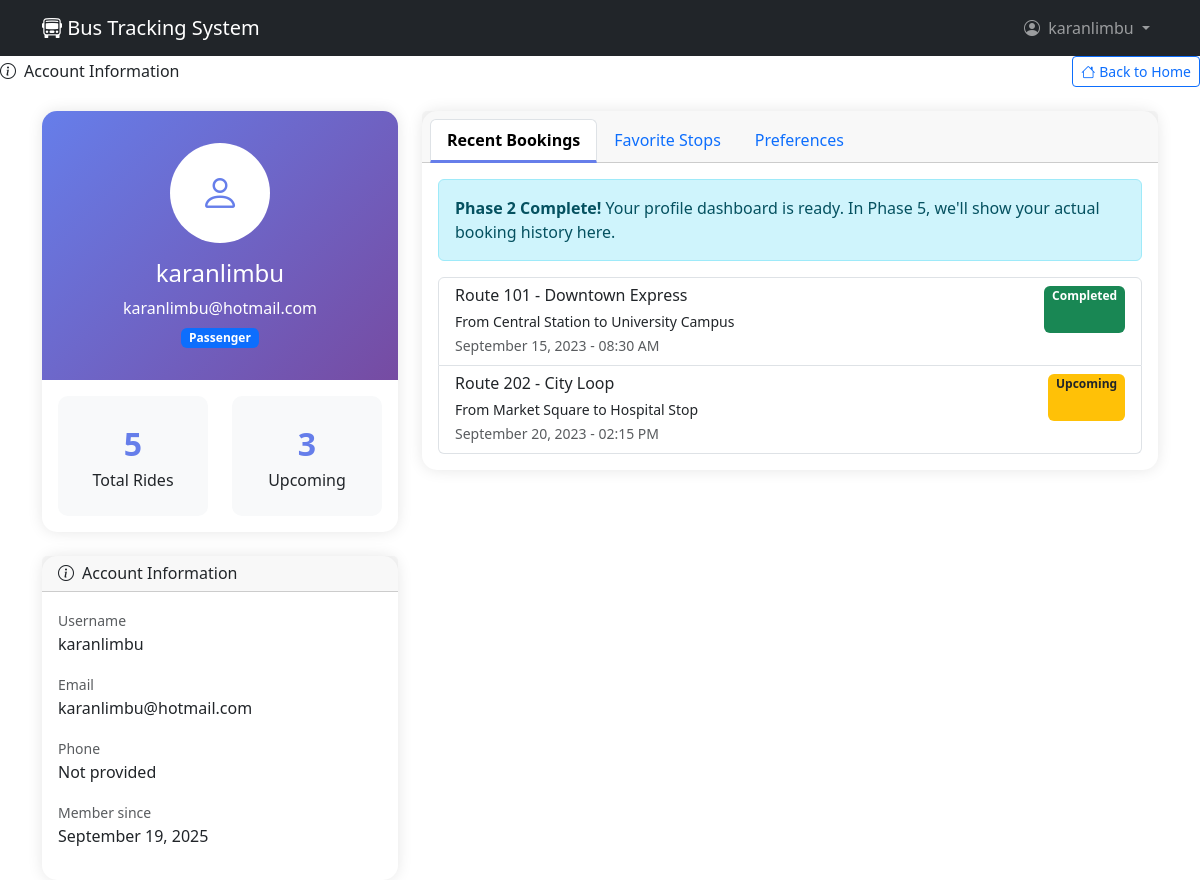
Screenshot of /profile/ (signed in) with the database file from the repository.
### users/models.py (models this page shows, shortened)
class CustomUser(AbstractUser):
    USER_TYPES = (
        ('passenger', 'Passenger'),
        ('driver', 'Driver'),
        ('admin', 'Admin'),
    )
    user_type = models.CharField(max_length=10, choices=USER_TYPES, default='passenger')
    phone = models.CharField(max_length=15, blank=True)

### users/views.py (the view)
# urls.py: path('profile/', views.profile_dashboard, name='profile_dashboard'),
@login_required
def profile_dashboard(request):
    return render(request, 'profile_dashboard.html')

### templates/profile_dashboard.html (shortened to what this page needs)
<!DOCTYPE html>
<html>
<head>
    <link href="https://cdn.jsdelivr.net/npm/bootstrap@5.3.0/dist/css/bootstrap.min.css" rel="stylesheet">
    <link rel="stylesheet" href="https://cdn.jsdelivr.net/npm/bootstrap-icons@1.10.0/font/bootstrap-icons.css">
</head>
<body>
    <nav class="navbar navbar-expand-lg navbar-dark bg-dark">
    <div class="container">
        <a class="navbar-brand" href="{% url 'user_home' %}">
            <i class="bi bi-bus-front"></i> Bus Tracking System
        </a>
        <div class="navbar-nav ms-auto">
            <div class="nav-item dropdown">
                <a class="nav-link dropdown-toggle" href="#" role="button" data-bs-toggle="dropdown" aria-expanded="false">
                    <i class="bi bi-person-circle me-1"></i> {{ user.username }}
                </a>
            </div>
        </div>
    </div>
</nav>
<div class="card-header">
    <div class="d-flex justify-content-between align-items-center">
        <h6 class="mb-0"><i class="bi bi-info-circle me-2"></i>Account Information</h6>
        <a href="{% url 'user_home' %}" class="btn btn-sm btn-outline-primary">
            <i class="bi bi-house me-1"></i>Back to Home
        </a>
    </div>
</div>
    <div class="container mt-4">
        <div class="row">
            <div class="col-lg-4">
                <div class="card profile-card mb-4">
                    <div class="profile-header">
                        <div class="profile-avatar">
                            <i class="bi bi-person"></i>
                        </div>
                        <div class="text-center mt-3">
                            <h4>{{ user.get_full_name|default:user.username }}</h4>
                            <p class="mb-0">{{ user.email }}</p>
                            <span class="badge bg-primary mt-2">Passenger</span>
                        </div>
                    </div>
                    <div class="card-body">
                        <div class="row text-center">
                            <div class="col-6">
                                <div class="stats-card">
                                    <div class="stats-number">5</div>
                                    <div class="stats-label">Total Rides</div>
                                </div>
                            </div>
                            <div class="col-6">
                                <div class="stats-card">
                                    <div class="stats-number">3</div>
                                    <div class="stats-label">Upcoming</div>
                                </div>
                            </div>
                        </div>
                    </div>
                </div>
                <div class="card profile-card">
                    <div class="card-header">
                        <h6 class="mb-0"><i class="bi bi-info-circle me-2"></i>Account Information</h6>
                    </div>
                    <div class="card-body">
                        <div class="mb-3">
                            <small class="text-muted">Username</small>
                            <p class="mb-0">{{ user.username }}</p>
                        </div>
                        <div class="mb-3">
                            <small class="text-muted">Email</small>
                            <p class="mb-0">{{ user.email }}</p>
                        </div>
                        <div class="mb-3">
                            <small class="text-muted">Phone</small>
                            <p class="mb-0">{{ user.phone|default:"Not provided" }}</p>
                        </div>
                        <div class="mb-3">
                            <small class="text-muted">Member since</small>
                            <p class="mb-0">{{ user.date_joined|date:"F j, Y" }}</p>
                        </div>
                    </div>
                </div>
            </div>
            <div class="col-lg-8">
                <div class="card profile-card">
                    <div class="card-header">
                        <ul class="nav nav-tabs card-header-tabs" id="profileTabs" role="tablist">
                            <li class="nav-item" role="presentation">
                                <button class="nav-link active" id="bookings-tab" data-bs-toggle="tab" data-bs-target="#bookings" type="button" role="tab">
                                    Recent Bookings
                                </button>
                            </li>
                            <li class="nav-item" role="presentation">
                                <button class="nav-link" id="favorites-tab" data-bs-toggle="tab" data-bs-target="#favorites" type="button" role="tab">
                                    Favorite Stops
                                </button>
                            </li>
                            <li class="nav-item" role="presentation">
                                <button class="nav-link" id="preferences-tab" data-bs-toggle="tab" data-bs-target="#preferences" type="button" role="tab">
                                    Preferences
                                </button>
                            </li>
                        </ul>
                    </div>
                    <div class="card-body">
                        <div class="tab-content" id="profileTabsContent">
                            <div class="tab-pane fade show active" id="bookings" role="tabpanel">
                                <div class="alert alert-info">
                                    <strong>Phase 2 Complete!</strong> Your profile dashboard is ready.
                                    In Phase 5, we'll show your actual booking history here.
                                </div>
                                <div class="list-group">
                                    <div class="list-group-item">
                                        <div class="d-flex justify-content-between">
                                            <div>
                                                <h6 class="mb-1">Route 101 - Downtown Express</h6>
                                                <small>From Central Station to University Campus</small>
                                            </div>
                                            <span class="badge bg-success">Completed</span>
                                        </div>
                                        <small class="text-muted">September 15, 2023 - 08:30 AM</small>
                                    </div>
                                    <div class="list-group-item">
                                        <div class="d-flex justify-content-between">
                                            <div>
                                                <h6 class="mb-1">Route 202 - City Loop</h6>
                                                <small>From Market Square to Hospital Stop</small>
                                            </div>
                                            <span class="badge bg-warning text-dark">Upcoming</span>
                                        </div>
                                        <small class="text-muted">September 20, 2023 - 02:15 PM</small>
                                    </div>
                                </div>
                            </div>
                        </div>
                    </div>
                </div>
            </div>
        </div>
    </div>
</body>
</html>

### templates/profile_dashboard.html (style rules this page uses)
.profile-card { box-shadow: 0 0 15px rgba(0,0,0,0.1); border-radius: 15px; border: none; }
.profile-header { background: linear-gradient(135deg, #667eea 0%, #764ba2 100%); color: white; border-radius: 15px 15px 0 0; padding: 2rem; }
.profile-avatar { width: 100px; height: 100px; background: white; border-radius: 50%; display: flex; align-items: center; justify-content: center; font-size: 2.5rem; color: #667eea; margin: 0 auto; }
.stats-card { background: #f8f9fa; border-radius: 10px; padding: 1.5rem; text-align: center; transition: transform 0.3s; }
.stats-number { font-size: 2rem; font-weight: bold; color: #667eea; }
.nav-tabs .nav-link.active { border-bottom: 3px solid #667eea; font-weight: 600; }

### rows the page displays
CustomUser: username "karanlimbu", get_full_name "karanlimbu", email "karanlimbu@hotmail.com", phone "Not provided", date_joined "September 19, 2025"
